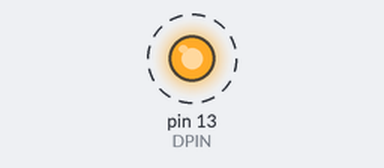
The sketch below on a simulated Arduino Uno, built with avr-gcc and run on an emulated ATmega328P. Shown: output pins drawn as LEDs (lit = HIGH). Dashed ring = blinking.

Above: at 0.5 s.
Timing chart, 0 to 4.6 s (numbered marks = the images above):
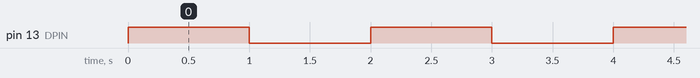

The sketch:

Blink_LED.ino
```cpp
/*
  Blink

  Turns an external LED on for one second, then off for one second, repeatedly.

  ECE 3400, Team 7
*/

// Define digital pin
#define DPIN 13


void setup() {
  // initialize digital pin as an output
  pinMode(DPIN, OUTPUT);
}


void loop() {
  digitalWrite(DPIN, HIGH);   // turn the LED on (HIGH is the voltage level)
  delay(1000);                       // wait for a second
  digitalWrite(DPIN, LOW);    // turn the LED off by making the voltage LOW
  delay(1000);                       // wait for a second
}
```

Measured:
- by itself, pin 13 (DPIN): alternates HIGH for 1.0 s and LOW for 1.0 s
